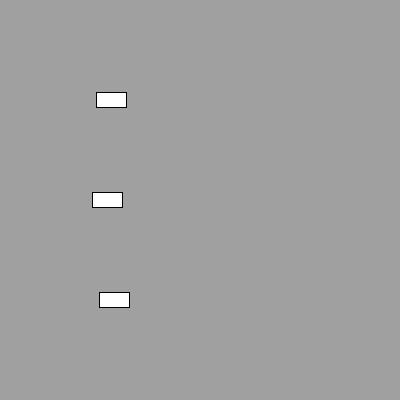
Frame 1 (no input)
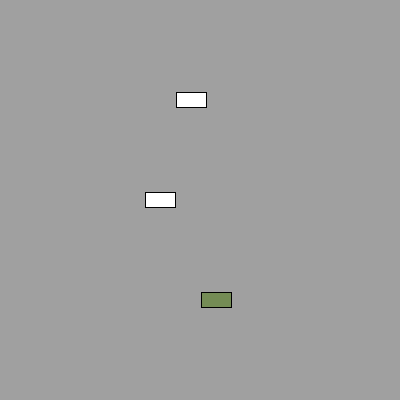
Frame 60 (the mouse pressed at the canvas centre just before this capture)
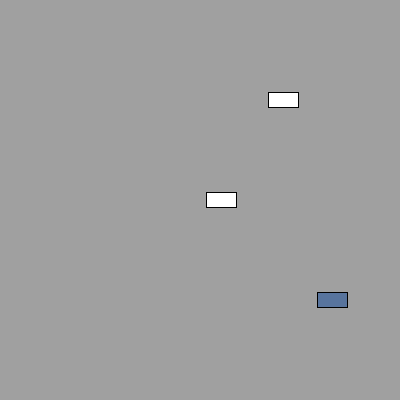
Frame 120 (the mouse held since frame 60 and released just before this capture)

The Processing sketch that drew these frames (run headless with seeded random() and noise(); from frame 60 on, the mouse is pressed at the canvas centre):

// Processing sketch: processing_166269
// ── processing_166269.pde

Car car1;
Car car2;
Car car3;
  
void setup(){
  size(400,400);
  car1 = new Car(100);
  car2 = new Car(200);
  car3 = new Car(300);
}

void draw(){
  background(160);
  car1.display();
  car1.move();
  car2.display();
  car2.move();
  car3.display();
  car3.move();
    
    if (car1.x > width-30 || car1.x <0 || car2.x > width-30 || car2.x <0 || car3.x > width-30 || car3.x <0 ) {
      car1.xspeed = car1.xspeed*-1;
      car2.xspeed = car2.xspeed*-1;
      car3.xspeed = car3.xspeed*-1;
}
  
}
  
 
 
class Car {
  color c;
  float x;
  int y;
  float xspeed;
  int R;
  int G;
  int B;
    
  Car(int ypos) {
    y = ypos;
    x = 100;
    xspeed = random(5,15);
    R = 255;
    G = 255;
    B = 255;
  
  }
  void display(){
    stroke(0);
    fill(c);
    rectMode(CENTER); 
   
  
  }
  void move(){
     x = x + (xspeed);
  if (x > width-30 || x < 0){
    R = int(random(255));
    G = int(random(255));
    B = int(random(255));
    }
    fill(R,G,B);
    rect(x,y,30,15);
  }
     
}
      
